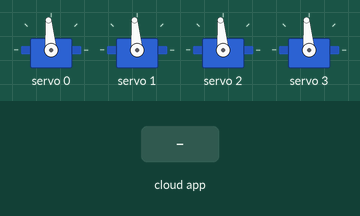
This sketch was run on a simulated Arduino Uno, built with avr-gcc and run on an emulated ATmega328P. Parts: 4 × servo. The test bench sets the inputs (shaded band). The RemoteXY app is connected.

Above: at 1.2 s.
1.3 s: the phone or cloud app sets btn_theta3_plus to 1
At 3.3 s:
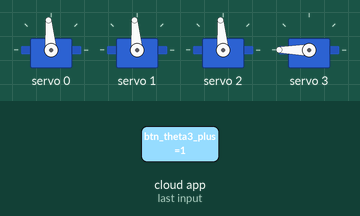
4.3 s: the phone or cloud app sets btn_theta2_min to 1
At 7.0 s:
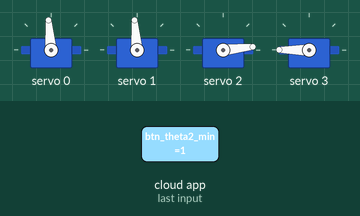
7.3 s: the phone or cloud app sets btn_theta1_min to 1
At 9.9 s:
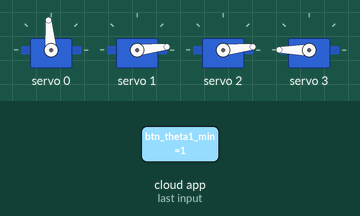
10.3 s: the phone or cloud app sets btn_cw to 1
At 12.4 s:
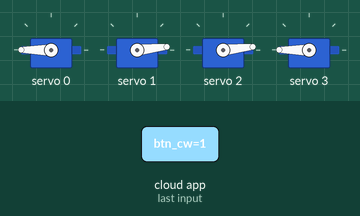
13.3 s: the phone or cloud app sets select_1 to 1
At 13.7 s:
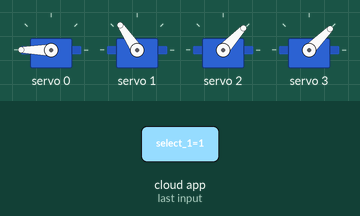
14.8 s: the phone or cloud app sets btn_xmin to 1
At 16.8 s:
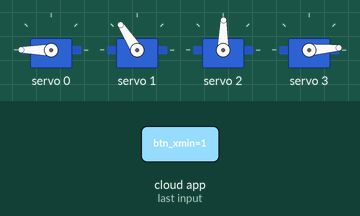
Timing chart, 0 to 18.3 s (numbered marks = the images above; inputs shaded):
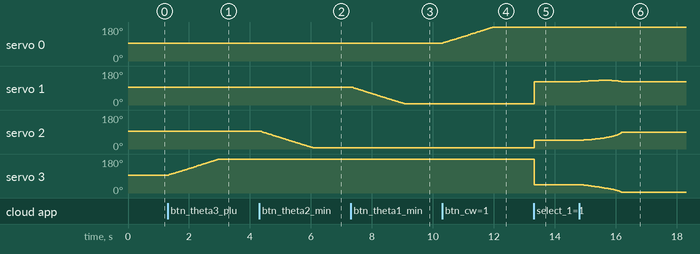

The sketch:

sketch_jan12a.ino
```cpp
// (licence header left out)
//////////////////////////////////////////////
//        RemoteXY include library          //
//////////////////////////////////////////////

// RemoteXY select connection mode and include library
#define REMOTEXY_MODE__HARDSERIAL

#include <RemoteXY.h>

// RemoteXY connection settings
#define REMOTEXY_SERIAL Serial
#define REMOTEXY_SERIAL_SPEED 9600


// RemoteXY configurate
#pragma pack(push, 1)
uint8_t RemoteXY_CONF[] =
  { 255,15,0,216,0,155,2,8,8,5,1,0,17,17,10,10,1,2,31,43,0,1,0,5,17,10,10,1,2,31,45,0,67,4,31,18,18,4,1,2,26,11,67,4,31,23,18,4,1,2,26,11,66,129,18,12,31,4,1,2,26,1,
  0,5,35,10,10,1,2,31,45,0,1,0,17,35,10,10,1,2,31,43,0,66,129,18,30,31,4,1,2,26,67,4,31,36,18,4,1,2,26,11,67,4,31,41,18,4,1,2,26,11,1,0,5,53,10,10,1,2,31,45,0,1,0,17,
  53,10,10,1,2,31,43,0,66,129,18,48,31,4,1,2,26,67,4,31,54,18,4,1,2,26,11,67,4,31,59,18,4,1,2,26,11,1,0,5,71,10,10,0,1,31,32,99,119,32,0,1,0,17,71,10,10,0,1,31,99,99,
  119,0,66,129,18,66,31,4,0,1,26,67,4,31,72,18,4,0,2,26,11,67,4,31,77,18,4,0,2,26,11,67,4,12,88,12,5,1,2,26,11,129,0,22,2,20,3,0,17,68,101,118,101,108,111,112,101,100,
  32,98,121,0,129,0,12,6,41,3,0,17,65,114,105,97,110,100,121,32,47,32,49,107,98,32,47,32,111,111,120,121,122,32,47,32,70,66,84,78,0,67,4,37,88,12,5,1,2,26,11,129,0,7,
  88,3,5,1,17,88,0,129,0,32,88,3,5,1,17,89,0,3,2,51,52,10,18,0,2,26,129,0,6,13,11,3,1,17,84,104,101,116,97,32,51,0,129,0,6,31,11,3,1,17,84,104,101,116,97,32,50,0,129,
  0,6,49,11,3,1,17,84,104,101,116,97,32,49,0,129,0,6,67,7,3,0,17,66,97,115,101,0,131,1,51,32,10,7,1,2,31,70,75,0,131,0,51,42,10,7,2,2,31,73,75,0,66,129,18,12,31,4,2,2,
  26,129,0,6,13,2,3,2,17,88,0,66,129,18,30,31,4,2,2,26,1,0,5,17,10,10,2,2,31,45,0,1,0,17,17,10,10,2,2,31,43,0,1,0,5,35,10,10,2,2,31,45,0,129,0,6,31,2,3,2,17,89,0,1,0,
  17,35,10,10,2,2,31,43,0,129,0,6,49,4,3,2,17,84,105,112,0,1,0,5,53,10,10,2,2,31,45,0,1,0,17,53,10,10,2,2,31,43,0,66,129,18,48,31,4,2,2,26,67,4,31,20,18,4,2,2,26,11,
  67,4,31,38,18,4,2,2,26,11,67,4,31,56,18,4,2,2,26,11,129,0,6,83,10,3,2,17,84,104,101,116,97,32,51,0,129,0,21,83,10,3,2,17,84,104,101,116,97,32,50,0,129,0,36,83,10,3,
  2,17,84,104,101,116,97,32,49,0,67,4,6,87,13,5,2,2,26,11,67,4,21,87,13,5,2,2,26,11,67,4,36,87,13,5,2,2,26,11,67,4,6,93,13,5,2,2,26,11,67,4,21,93,13,5,2,2,26,11,67,4,
  36,93,13,5,2,2,26,11};

// this structure defines all the variables of your control interface
struct {

    // input variable
  uint8_t btn_theta3_plus; // =1 if button pressed, else =0
  uint8_t btn_theta3_min; // =1 if button pressed, else =0
  uint8_t btn_theta2_min; // =1 if button pressed, else =0
  uint8_t btn_theta2_plus; // =1 if button pressed, else =0
  uint8_t btn_theta1_min; // =1 if button pressed, else =0
  uint8_t btn_theta1_plus; // =1 if button pressed, else =0
  uint8_t btn_cw; // =1 if button pressed, else =0
  uint8_t btn_ccw; // =1 if button pressed, else =0
  uint8_t select_1; // =0 if select position A, =1 if position B, =2 if position C, ...
  uint8_t btn_xmin; // =1 if button pressed, else =0
  uint8_t btn_xplus; // =1 if button pressed, else =0
  uint8_t btn_ymin; // =1 if button pressed, else =0
  uint8_t btn_yplus; // =1 if button pressed, else =0
  uint8_t btn_tipmin; // =1 if button pressed, else =0
  uint8_t btn_tipplus; // =1 if button pressed, else =0

    // output variable
  char txt_pwm3[11];  // string UTF8 end zero
  char txt_angle3[11];  // string UTF8 end zero
  int8_t level_1; // =0..100 level position
  int8_t level_2; // =0..100 level position
  char txt_pwm2[11];  // string UTF8 end zero
  char txt_angle2[11];  // string UTF8 end zero
  int8_t level_3; // =0..100 level position
  char txt_pwm1[11];  // string UTF8 end zero
  char txt_angle1[11];  // string UTF8 end zero
  int8_t level_4; // =0..100 level position
  char txt_pwm0[11];  // string UTF8 end zero
  char txt_angle0[11];  // string UTF8 end zero
  char txt_x_o[11];  // string UTF8 end zero
  char txt_y_o[11];  // string UTF8 end zero
  int8_t level_5; // =0..100 level position
  int8_t level_6; // =0..100 level position
  int8_t level_7; // =0..100 level position
  char txt_x[11];  // string UTF8 end zero
  char txt_y[11];  // string UTF8 end zero
  char txt_tip[11];  // string UTF8 end zero
  char txt_theta3pwm_o[11];  // string UTF8 end zero
  char txt_theta2pwm_o[11];  // string UTF8 end zero
  char txt_theta1pwm_o[11];  // string UTF8 end zero
  char txt_theta3angle_o[11];  // string UTF8 end zero
  char txt_theta2angle_o[11];  // string UTF8 end zero
  char txt_theta1angle_o[11];  // string UTF8 end zero

    // other variable
  uint8_t connect_flag;  // =1 if wire connected, else =0

} RemoteXY;
#pragma pack(pop)

/////////////////////////////////////////////
//           END RemoteXY include          //
/////////////////////////////////////////////
#include <Wire.h>
#include <Adafruit_PWMServoDriver.h>
Adafruit_PWMServoDriver pwm = Adafruit_PWMServoDriver();

//----PCA9685

#define SERVOMIN    150
#define SERVOMAX    600

#define GAP         450
#define DEGTOPWM    2.5

#define SERVOMID    375

#define PWMFOR45    263
#define PWMFOR60    300
#define PWMFOR120   450
#define PWMFOR135   488

#define BASE          0
#define L           6.5

#define SIGNAL       60

#define STEP          2
#define STEPZ      0.05
#define STEPTIP    0.15


//--------------------------------------------------------------- Posisi awal FK

int pwm0 = SERVOMID;
int pwm1 = SERVOMID;
int pwm2 = SERVOMID;
int pwm3 = SERVOMID;

//--------------------------------------------------------------- Posisi awal IK

float tip = 20;
float y   = 14;
float x   = 5;

void setup()
{
  RemoteXY_Init ();

  pwm.begin();
  pwm.setPWMFreq(SIGNAL);
  yield();

}

void loop()
{
  RemoteXY_Handler ();
  if (RemoteXY.select_1 == 0) {
//--------------------------------------------------------------- Kontrol
    if (RemoteXY.btn_cw != 0) {
      pwm0 = pwm0 + STEP;
      if (pwm0 >= SERVOMAX) {
        pwm0 = SERVOMAX;
      }
    }
    delay(1);
    if (RemoteXY.btn_ccw != 0) {
      pwm0 = pwm0 - STEP;
      if (pwm0 <= SERVOMIN) {
        pwm0 = SERVOMIN;
      }
    }
    delay(1);

    if (RemoteXY.btn_theta1_plus != 0) {
      pwm1 = pwm1 + STEP;
      if (pwm1 >= SERVOMAX) {
        pwm1 = SERVOMAX;
      }
    }
    delay(1);
    if (RemoteXY.btn_theta1_min != 0) {
      pwm1 = pwm1 - STEP;
      if (pwm1 <= SERVOMIN) {
        pwm1 = SERVOMIN;
      }
    }
    delay(1);

    if (RemoteXY.btn_theta2_plus != 0) {
      pwm2 = pwm2 + STEP;
      if (pwm2 >= SERVOMAX) {
        pwm2 = SERVOMAX;
      }
    }
    delay(1);
    if (RemoteXY.btn_theta2_min != 0) {
      pwm2 = pwm2 - STEP;
      if (pwm2 <= SERVOMIN) {
        pwm2 = SERVOMIN;
      }
    }
    delay(1);

    if (RemoteXY.btn_theta3_plus != 0) {
      pwm3 = pwm3 + STEP;
      if (pwm3 >= SERVOMAX) {
        pwm3 = SERVOMAX;
      }
    }
    delay(1);
    if (RemoteXY.btn_theta3_min != 0) {
      pwm3 = pwm3 - STEP;
      if (pwm3 <= SERVOMIN) {
        pwm3 = SERVOMIN;
      }
    }
    delay(1);

//--------------------------------------------------------------- Konversi PWM ke Degree

    float angle0 = pwm0 / 2.5 - 60;
    float angle1 = pwm1 / 2.5 - 60;
    float angle2 = pwm2 / 2.5 - 60;
    float angle3 = pwm3 / 2.5 - 60;

//--------------------------------------------------------------- Konversi Tipe Data Angle

    int a0 = (int) angle0;
    int a1 = (int) angle1;
    int a2 = (int) angle2;
    int a3 = (int) angle3;

//--------------------------------------------------------------- Cetak Nilai PWM

    itoa (pwm0, RemoteXY.txt_pwm0, 10);
    itoa (pwm1, RemoteXY.txt_pwm1, 10);
    itoa (pwm2, RemoteXY.txt_pwm2, 10);
    itoa (pwm3, RemoteXY.txt_pwm3, 10);

//--------------------------------------------------------------- Cetak Nilai Angle

    itoa (a0, RemoteXY.txt_angle0, 10);
    itoa (a1, RemoteXY.txt_angle1, 10);
    itoa (a2, RemoteXY.txt_angle2, 10);
    itoa (a3, RemoteXY.txt_angle3, 10);

//--------------------------------------------------------------- Algotitma FK

    int theta1 = angle1;
    int theta2 = angle2 - 90;
    int theta3 = angle3 - 90;

    float theta_onRad1 = theta1 * PI /180;
    float theta_onRad2 = theta2 * PI /180;
    float theta_onRad3 = theta3 * PI /180;

    float theta_a = theta_onRad1;
    float theta_b = theta_a + theta_onRad2;
    float theta_c = theta_b + theta_onRad3;

    float x1 = L * cos(theta_a);
    float x2 = L * cos(theta_b);
    float x3 = L * cos(theta_c);

    float y1 = L * sin(theta_a);
    float y2 = L * sin(theta_b);
    float y3 = L * sin(theta_c);

    double x_fk_output = x1  + x2 + x3;
    double y_fk_output = y1  + y2 + y3 + BASE;

    dtostrf(x_fk_output, 0, 2, RemoteXY.txt_x_o);
    dtostrf(y_fk_output, 0, 2, RemoteXY.txt_y_o);

//--------------------------------------------------------------- Penggerak Servo

    pwm.setPWM(0,0,pwm0);
    pwm.setPWM(1,0,pwm1);
    pwm.setPWM(2,0,pwm2);
    pwm.setPWM(3,0,pwm3);

    RemoteXY.level_1 = (int)((pwm3-150)/4.5);
    RemoteXY.level_2 = (int)((pwm2-150)/4.5);
    RemoteXY.level_3 = (int)((pwm1-150)/4.5);
    RemoteXY.level_4 = (int)((pwm0-150)/4.5);

  } else {

    float tip_onRad = tip * PI /180;
    float x_joint = x - cos(tip_onRad) * L;
    float y_joint = y - sin(tip_onRad) * L - BASE;

    float B = sqrt(sq(x_joint)+sq(y_joint));

    float alpha1 = atan2(y_joint, x_joint);
    float al2_denum = 2*L;
    float alpha2 = acos(B/al2_denum);

    float joint_1st_deg = (alpha1 + alpha2) * 180 /PI;

    float j2_num = 2*L*L - B*B;
    float j2_denum = 2*L*L;
    float j2 = acos( j2_num / j2_denum );
    float joint_2nd_deg = j2 * 180 /PI - 180;

    float joint_3rd_deg = tip - joint_1st_deg - joint_2nd_deg;

//--------------------------------------------------------------- Konversi Gap ke Deg

    float servo_ik_1 = joint_1st_deg;
    float servo_ik_2 = 90 + joint_2nd_deg;
    float servo_ik_3 = 90 + joint_3rd_deg;

//--------------------------------------------------------------- Kontrol

    if (RemoteXY.btn_cw != 0) {
      pwm0 = pwm0 + STEP;
      if (pwm0 >= SERVOMAX) {
        pwm0 = SERVOMAX;
      }
    }
    delay(1);
    if (RemoteXY.btn_ccw != 0) {
      pwm0 = pwm0 - STEP;
      if (pwm0 <= SERVOMIN) {
        pwm0 = SERVOMIN;
      }
    }
    delay(1);

    if (RemoteXY.btn_tipplus != 0) {
      tip = tip + STEPTIP;
    }
    delay(1);
    if (RemoteXY.btn_tipmin != 0) {
      tip = tip - STEPTIP;
    }
    delay(1);

    if (RemoteXY.btn_yplus != 0) {
      y = y + STEPZ;
    }
    delay(1);
    if (RemoteXY.btn_ymin != 0) {
      y = y - STEPZ;
    }
    delay(1);

    if (RemoteXY.btn_xplus != 0) {
      x = x + STEPZ;
    }
    delay(1);
    if (RemoteXY.btn_xmin != 0) {
      x = x - STEPZ;
    }
    delay(1);

    dtostrf(tip, 0, 2, RemoteXY.txt_tip);
    dtostrf(y, 0, 2, RemoteXY.txt_y);
    dtostrf(x, 0, 2, RemoteXY.txt_x);

    if ( B > 2*L ) {

      sprintf(RemoteXY.txt_theta1angle_o, ":(");
      sprintf(RemoteXY.txt_theta2angle_o, ":(");
      sprintf(RemoteXY.txt_theta3angle_o, ":(");

      sprintf(RemoteXY.txt_theta1pwm_o, ":(");
      sprintf(RemoteXY.txt_theta2pwm_o, ":(");
      sprintf(RemoteXY.txt_theta3pwm_o, ":(");

    } else {

      dtostrf(servo_ik_1, 0, 2, RemoteXY.txt_theta1angle_o);
      dtostrf(servo_ik_2, 0, 2, RemoteXY.txt_theta2angle_o);
      dtostrf(servo_ik_3, 0, 2, RemoteXY.txt_theta3angle_o);

//--------------------------------------------------------------- Konversi Deg ke PWM

      float sik1 = servo_ik_1 * 2.5 + 150;
      float sik2 = servo_ik_2 * 2.5 + 150;
      float sik3 = servo_ik_3 * 2.5 + 150;

      int ser_1 = (int) sik1;
      int ser_2 = (int) sik2;
      int ser_3 = (int) sik3;

      itoa(ser_1, RemoteXY.txt_theta1pwm_o,10);
      itoa(ser_2, RemoteXY.txt_theta2pwm_o,10);
      itoa(ser_3, RemoteXY.txt_theta3pwm_o,10);

      pwm.setPWM(0,0,pwm0);
      pwm.setPWM(1,0,ser_1);
      pwm.setPWM(2,0,ser_2);
      pwm.setPWM(3,0,ser_3);

    }

    int int_tip = (int) tip;
    int_tip = int_tip % 360;

    RemoteXY.level_5 = (int)(x*5.128);
    RemoteXY.level_6 = (int)(y*5.128);
    RemoteXY.level_7 = (int)(int_tip/3.6);

  }
}
```

Measured:
- after the input at 1.3 s, servo 3: moves from 95° to 180° over 1.7 s, starting at once
- after the input at 4.3 s, servo 2: moves from 95° to 6° over 1.7 s, starting at once
- after the input at 7.3 s, servo 1: moves from 95° to 6° over 1.7 s, starting at once
- after the input at 10.3 s, servo 0: moves from 95° to 180° over 1.6 s, starting at once
- after the input at 13.3 s, servo 1: 6° → 124° at once; servo 2: 6° → 47° at once; servo 3: 180° → 45° at once
- after the input at 14.8 s, servo 1: rises from 124° to 130° in 0.61 s, then falls to 123° in 0.73 s; servo 2: moves from 47° to 89° over 1.2 s, starting after 0.15 s; servo 3: moves from 45° to 4° over 1.3 s, starting after 0.05 s
